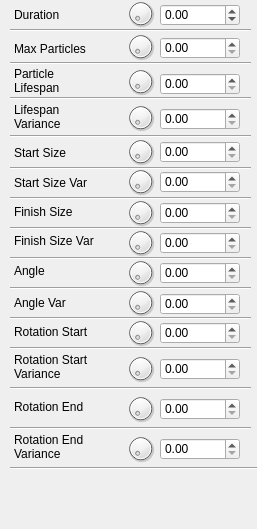
  <widget class="QDockWidget" name="Properties">
   <property name="minimumSize">
    <size>
     <width>257</width>
     <height>529</height>
    </size>
   </property>
   <property name="toolTip">
    <string/>
   </property>
   <property name="features">
    <set>QDockWidget::DockWidgetFloatable|QDockWidget::DockWidgetMovable</set>
   </property>
   <property name="windowTitle">
    <string>Particle Properties</string>
   </property>
   <attribute name="dockWidgetArea">
    <number>1</number>
   </attribute>
   <widget class="QWidget" name="dockWidgetContents">
    <widget class="QLabel" name="label">
     <property name="geometry">
      <rect>
       <x>14</x>
       <y>4</y>
       <width>91</width>
       <height>21</height>
      </rect>
     </property>
     <property name="text">
      <string>Duration</string>
     </property>
    </widget>
    <widget class="Line" name="line">
     <property name="enabled">
      <bool>true</bool>
     </property>
     <property name="geometry">
      <rect>
       <x>10</x>
       <y>22</y>
       <width>241</width>
       <height>16</height>
      </rect>
     </property>
     <property name="frameShadow">
      <enum>QFrame::Sunken</enum>
     </property>
     <property name="lineWidth">
      <number>1</number>
     </property>
     <property name="orientation">
      <enum>Qt::Horizontal</enum>
     </property>
    </widget>
    <widget class="QDial" name="dial">
     <property name="geometry">
      <rect>
       <x>120</x>
       <y>-2</y>
       <width>41</width>
       <height>31</height>
      </rect>
     </property>
     <property name="minimum">
      <number>-1</number>
     </property>
     <property name="maximum">
      <number>10</number>
     </property>
     <property name="value">
      <number>-1</number>
     </property>
     <property name="orientation">
      <enum>Qt::Horizontal</enum>
     </property>
    </widget>
    <widget class="QDoubleSpinBox" name="doubleSpinBox">
     <property name="geometry">
      <rect>
       <x>160</x>
       <y>4</y>
       <width>80</width>
       <height>22</height>
      </rect>
     </property>
     <property name="decimals">
      <number>2</number>
     </property>
     <property name="minimum">
      <double>-1.000000000000000</double>
     </property>
     <property name="maximum">
      <double>100.000000000000000</double>
     </property>
     <property name="singleStep">
      <double>0.100000000000000</double>
     </property>
    </widget>
    <widget class="Line" name="line_2">
     <property name="geometry">
      <rect>
       <x>10</x>
       <y>55</y>
       <width>241</width>
       <height>16</height>
      </rect>
     </property>
     <property name="orientation">
      <enum>Qt::Horizontal</enum>
     </property>
    </widget>
    <widget class="QDial" name="dial_2">
     <property name="geometry">
      <rect>
       <x>120</x>
       <y>31</y>
       <width>41</width>
       <height>31</height>
      </rect>
     </property>
     <property name="maximum">
      <number>2000</number>
     </property>
    </widget>
    <widget class="QLabel" name="label_2">
     <property name="geometry">
      <rect>
       <x>14</x>
       <y>39</y>
       <width>101</width>
       <height>20</height>
      </rect>
     </property>
     <property name="text">
      <string>Max Particles</string>
     </property>
    </widget>
    <widget class="QDoubleSpinBox" name="doubleSpinBox_2">
     <property name="geometry">
      <rect>
       <x>160</x>
       <y>37</y>
       <width>80</width>
       <height>22</height>
      </rect>
     </property>
     <property name="maximum">
      <double>2000.000000000000000</double>
     </property>
     <property name="singleStep">
      <double>20.000000000000000</double>
     </property>
    </widget>
    <widget class="Line" name="line_3">
     <property name="geometry">
      <rect>
       <x>10</x>
       <y>90</y>
       <width>241</width>
       <height>16</height>
      </rect>
     </property>
     <property name="orientation">
      <enum>Qt::Horizontal</enum>
     </property>
    </widget>
    <widget class="QLabel" name="label_3">
     <property name="geometry">
      <rect>
       <x>14</x>
       <y>65</y>
       <width>81</width>
       <height>31</height>
      </rect>
     </property>
     <property name="text">
      <string>Particle 
Lifespan</string>
     </property>
    </widget>
    <widget class="QDial" name="dial_3">
     <property name="geometry">
      <rect>
       <x>120</x>
       <y>66</y>
       <width>41</width>
       <height>31</height>
      </rect>
     </property>
     <property name="maximum">
      <number>10</number>
     </property>
    </widget>
    <widget class="QDoubleSpinBox" name="doubleSpinBox_3">
     <property name="geometry">
      <rect>
       <x>160</x>
       <y>73</y>
       <width>80</width>
       <height>22</height>
      </rect>
     </property>
     <property name="maximum">
      <double>10.000000000000000</double>
     </property>
     <property name="singleStep">
      <double>0.100000000000000</double>
     </property>
    </widget>
    <widget class="QDoubleSpinBox" name="doubleSpinBox_4">
     <property name="geometry">
      <rect>
       <x>160</x>
       <y>108</y>
       <width>80</width>
       <height>22</height>
      </rect>
     </property>
     <property name="maximum">
      <double>10.000000000000000</double>
     </property>
     <property name="singleStep">
      <double>0.100000000000000</double>
     </property>
    </widget>
    <widget class="QLabel" name="label_4">
     <property name="geometry">
      <rect>
       <x>14</x>
       <y>101</y>
       <width>71</width>
       <height>31</height>
      </rect>
     </property>
     <property name="text">
      <string>Lifespan
Variance</string>
     </property>
    </widget>
    <widget class="Line" name="line_4">
     <property name="geometry">
      <rect>
       <x>10</x>
       <y>128</y>
       <width>241</width>
       <height>16</height>
      </rect>
     </property>
     <property name="orientation">
      <enum>Qt::Horizontal</enum>
     </property>
    </widget>
    <widget class="QDial" name="dial_4">
     <property name="geometry">
      <rect>
       <x>120</x>
       <y>102</y>
       <width>41</width>
       <height>31</height>
      </rect>
     </property>
     <property name="maximum">
      <number>10</number>
     </property>
     <property name="singleStep">
      <number>1</number>
     </property>
    </widget>
    <widget class="Line" name="line_5">
     <property name="geometry">
      <rect>
       <x>10</x>
       <y>160</y>
       <width>241</width>
       <height>16</height>
      </rect>
     </property>
     <property name="orientation">
      <enum>Qt::Horizontal</enum>
     </property>
    </widget>
    <widget class="QLabel" name="label_5">
     <property name="geometry">
      <rect>
       <x>14</x>
       <y>145</y>
       <width>81</width>
       <height>16</height>
      </rect>
     </property>
     <property name="text">
      <string>Start Size</string>
     </property>
    </widget>
    <widget class="QDial" name="dial_5">
     <property name="geometry">
      <rect>
       <x>120</x>
       <y>136</y>
       <width>41</width>
       <height>31</height>
      </rect>
     </property>
     <property name="maximum">
      <number>300</number>
     </property>
    </widget>
    <widget class="QDoubleSpinBox" name="doubleSpinBox_5">
     <property name="geometry">
      <rect>
       <x>160</x>
       <y>141</y>
       <width>80</width>
       <height>22</height>
      </rect>
     </property>
     <property name="maximum">
      <double>300.000000000000000</double>
     </property>
     <property name="singleStep">
      <double>3.000000000000000</double>
     </property>
    </widget>
    <widget class="Line" name="line_6">
     <property name="geometry">
      <rect>
       <x>10</x>
       <y>190</y>
       <width>241</width>
       <height>16</height>
      </rect>
     </property>
     <property name="orientation">
      <enum>Qt::Horizontal</enum>
     </property>
    </widget>
    <widget class="QDoubleSpinBox" name="doubleSpinBox_6">
     <property name="geometry">
      <rect>
       <x>160</x>
       <y>171</y>
       <width>80</width>
       <height>22</height>
      </rect>
     </property>
     <property name="maximum">
      <double>300.000000000000000</double>
     </property>
     <property name="singleStep">
      <double>3.000000000000000</double>
     </property>
    </widget>
    <widget class="QLabel" name="label_6">
     <property name="geometry">
      <rect>
       <x>14</x>
       <y>175</y>
       <width>91</width>
       <height>16</height>
      </rect>
     </property>
     <property name="text">
      <string>Start Size Var</string>
     </property>
    </widget>
    <widget class="QDial" name="dial_6">
     <property name="geometry">
      <rect>
       <x>120</x>
       <y>166</y>
       <width>41</width>
       <height>31</height>
      </rect>
     </property>
     <property name="maximum">
      <number>300</number>
     </property>
    </widget>
    <widget class="Line" name="line_7">
     <property name="geometry">
      <rect>
       <x>10</x>
       <y>220</y>
       <width>241</width>
       <height>16</height>
      </rect>
     </property>
     <property name="orientation">
      <enum>Qt::Horizontal</enum>
     </property>
    </widget>
    <widget class="QLabel" name="label_7">
     <property name="geometry">
      <rect>
       <x>14</x>
       <y>201</y>
       <width>91</width>
       <height>21</height>
      </rect>
     </property>
     <property name="text">
      <string>Finish Size</string>
     </property>
    </widget>
    <widget class="QDoubleSpinBox" name="doubleSpinBox_7">
     <property name="geometry">
      <rect>
       <x>160</x>
       <y>202</y>
       <width>80</width>
       <height>22</height>
      </rect>
     </property>
     <property name="maximum">
      <double>300.000000000000000</double>
     </property>
     <property name="singleStep">
      <double>3.000000000000000</double>
     </property>
    </widget>
    <widget class="QDial" name="dial_7">
     <property name="geometry">
      <rect>
       <x>120</x>
       <y>197</y>
       <width>41</width>
       <height>31</height>
      </rect>
     </property>
     <property name="maximum">
      <number>300</number>
     </property>
    </widget>
    <widget class="Line" name="line_8">
     <property name="geometry">
      <rect>
       <x>10</x>
       <y>250</y>
       <width>241</width>
       <height>16</height>
      </rect>
     </property>
     <property name="orientation">
      <enum>Qt::Horizontal</enum>
     </property>
    </widget>
    <widget class="QDoubleSpinBox" name="doubleSpinBox_8">
     <property name="geometry">
      <rect>
       <x>160</x>
       <y>232</y>
       <width>80</width>
       <height>22</height>
      </rect>
     </property>
     <property name="maximum">
      <double>300.000000000000000</double>
     </property>
     <property name="singleStep">
      <double>3.000000000000000</double>
     </property>
    </widget>
    <widget class="QLabel" name="label_8">
     <property name="geometry">
      <rect>
       <x>14</x>
       <y>230</y>
       <width>91</width>
       <height>21</height>
      </rect>
     </property>
     <property name="text">
      <string>Finish Size Var</string>
     </property>
    </widget>
    <widget class="QDial" name="dial_8">
     <property name="geometry">
      <rect>
       <x>120</x>
       <y>227</y>
       <width>41</width>
       <height>31</height>
      </rect>
     </property>
     <property name="maximum">
      <number>300</number>
     </property>
    </widget>
    <widget class="QDoubleSpinBox" name="doubleSpinBox_14">
     <property name="geometry">
      <rect>
       <x>160</x>
       <y>262</y>
       <width>80</width>
       <height>22</height>
      </rect>
     </property>
     <property name="maximum">
      <double>360.000000000000000</double>
     </property>
     <property name="singleStep">
      <double>3.000000000000000</double>
     </property>
    </widget>
    <widget class="QLabel" name="label_14">
     <property name="geometry">
      <rect>
       <x>14</x>
       <y>260</y>
       <width>91</width>
       <height>21</height>
      </rect>
     </property>
     <property name="text">
      <string>Angle</string>
     </property>
    </widget>
    <widget class="QDial" name="dial_14">
     <property name="geometry">
      <rect>
       <x>120</x>
       <y>257</y>
       <width>41</width>
       <height>31</height>
      </rect>
     </property>
     <property name="maximum">
      <number>360</number>
     </property>
    </widget>
    <widget class="Line" name="line_14">
     <property name="geometry">
      <rect>
       <x>10</x>
       <y>280</y>
       <width>241</width>
       <height>16</height>
      </rect>
     </property>
     <property name="orientation">
      <enum>Qt::Horizontal</enum>
     </property>
    </widget>
    <widget class="Line" name="line_15">
     <property name="geometry">
      <rect>
       <x>10</x>
       <y>310</y>
       <width>241</width>
       <height>16</height>
      </rect>
     </property>
     <property name="orientation">
      <enum>Qt::Horizontal</enum>
     </property>
    </widget>
    <widget class="QDial" name="dial_15">
     <property name="geometry">
      <rect>
       <x>120</x>
       <y>287</y>
       <width>41</width>
       <height>31</height>
      </rect>
     </property>
     <property name="maximum">
      <number>360</number>
     </property>
    </widget>
    <widget class="QDoubleSpinBox" name="doubleSpinBox_15">
     <property name="geometry">
      <rect>
       <x>160</x>
       <y>293</y>
       <width>80</width>
       <height>22</height>
      </rect>
     </property>
     <property name="maximum">
      <double>360.000000000000000</double>
     </property>
     <property name="singleStep">
      <double>3.000000000000000</double>
     </property>
    </widget>
    <widget class="QLabel" name="label_15">
     <property name="geometry">
      <rect>
       <x>14</x>
       <y>292</y>
       <width>91</width>
       <height>21</height>
      </rect>
     </property>
     <property name="text">
      <string>Angle Var</string>
     </property>
    </widget>
    <widget class="Line" name="line_16">
     <property name="geometry">
      <rect>
       <x>10</x>
       <y>340</y>
       <width>241</width>
       <height>16</height>
      </rect>
     </property>
     <property name="orientation">
      <enum>Qt::Horizontal</enum>
     </property>
    </widget>
    <widget class="QDial" name="dial_16">
     <property name="geometry">
      <rect>
       <x>120</x>
       <y>317</y>
       <width>41</width>
       <height>31</height>
      </rect>
     </property>
     <property name="maximum">
      <number>360</number>
     </property>
    </widget>
    <widget class="QDoubleSpinBox" name="doubleSpinBox_16">
     <property name="geometry">
      <rect>
       <x>160</x>
       <y>322</y>
       <width>80</width>
       <height>22</height>
      </rect>
     </property>
     <property name="maximum">
      <double>360.000000000000000</double>
     </property>
     <property name="singleStep">
      <double>3.000000000000000</double>
     </property>
    </widget>
    <widget class="QLabel" name="label_16">
     <property name="geometry">
      <rect>
       <x>14</x>
       <y>321</y>
       <width>91</width>
       <height>21</height>
      </rect>
     </property>
     <property name="text">
      <string>Rotation Start</string>
     </property>
    </widget>
    <widget class="QDoubleSpinBox" name="doubleSpinBox_17">
     <property name="geometry">
      <rect>
       <x>160</x>
       <y>358</y>
       <width>80</width>
       <height>22</height>
      </rect>
     </property>
     <property name="maximum">
      <double>360.000000000000000</double>
     </property>
     <property name="singleStep">
      <double>3.000000000000000</double>
     </property>
    </widget>
    <widget class="QLabel" name="label_17">
     <property name="geometry">
      <rect>
       <x>14</x>
       <y>346</y>
       <width>91</width>
       <height>41</height>
      </rect>
     </property>
     <property name="text">
      <string>Rotation Start
Variance</string>
     </property>
    </widget>
    <widget class="Line" name="line_17">
     <property name="geometry">
      <rect>
       <x>10</x>
       <y>380</y>
       <width>241</width>
       <height>16</height>
      </rect>
     </property>
     <property name="orientation">
      <enum>Qt::Horizontal</enum>
     </property>
    </widget>
    <widget class="QDial" name="dial_17">
     <property name="geometry">
      <rect>
       <x>120</x>
       <y>353</y>
       <width>41</width>
       <height>31</height>
      </rect>
     </property>
     <property name="maximum">
      <number>360</number>
     </property>
    </widget>
    <widget class="Line" name="line_18">
     <property name="geometry">
      <rect>
       <x>10</x>
       <y>420</y>
       <width>241</width>
       <height>16</height>
      </rect>
     </property>
     <property name="orientation">
      <enum>Qt::Horizontal</enum>
     </property>
    </widget>
    <widget class="QLabel" name="label_18">
     <property name="geometry">
      <rect>
       <x>14</x>
       <y>386</y>
       <width>91</width>
       <height>41</height>
      </rect>
     </property>
     <property name="text">
      <string>Rotation End</string>
     </property>
    </widget>
    <widget class="QDoubleSpinBox" name="doubleSpinBox_18">
     <property name="geometry">
      <rect>
       <x>160</x>
       <y>398</y>
       <width>80</width>
       <height>22</height>
      </rect>
     </property>
     <property name="maximum">
      <double>360.000000000000000</double>
     </property>
     <property name="singleStep">
      <double>3.000000000000000</double>
     </property>
    </widget>
    <widget class="QDial" name="dial_18">
     <property name="geometry">
      <rect>
       <x>120</x>
       <y>393</y>
       <width>41</width>
       <height>31</height>
      </rect>
     </property>
     <property name="maximum">
      <number>360</number>
     </property>
    </widget>
    <widget class="Line" name="line_19">
     <property name="geometry">
      <rect>
       <x>10</x>
       <y>460</y>
       <width>261</width>
       <height>16</height>
      </rect>
     </property>
     <property name="orientation">
      <enum>Qt::Horizontal</enum>
     </property>
    </widget>
    <widget class="QDoubleSpinBox" name="doubleSpinBox_19">
     <property name="geometry">
      <rect>
       <x>160</x>
       <y>438</y>
       <width>80</width>
       <height>22</height>
      </rect>
     </property>
     <property name="maximum">
      <double>360.000000000000000</double>
     </property>
     <property name="singleStep">
      <double>3.000000000000000</double>
     </property>
    </widget>
    <widget class="QDial" name="dial_19">
     <property name="geometry">
      <rect>
       <x>120</x>
       <y>433</y>
       <width>41</width>
       <height>31</height>
      </rect>
     </property>
     <property name="maximum">
      <number>360</number>
     </property>
    </widget>
    <widget class="QLabel" name="label_19">
     <property name="geometry">
      <rect>
       <x>14</x>
       <y>426</y>
       <width>91</width>
       <height>41</height>
      </rect>
     </property>
     <property name="text">
      <string>Rotation End
Variance</string>
     </property>
    </widget>
   </widget>
  </widget>
